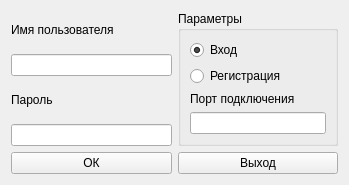
<?xml version="1.0" encoding="UTF-8"?>
<ui version="4.0">
 <class>Form</class>
 <widget class="QWidget" name="Form">
  <property name="geometry">
   <rect>
    <x>0</x>
    <y>0</y>
    <width>349</width>
    <height>180</height>
   </rect>
  </property>
  <property name="windowTitle">
   <string>Form</string>
  </property>
  <layout class="QVBoxLayout" name="verticalLayout_4">
   <item>
    <layout class="QVBoxLayout" name="verticalLayout_3">
     <item>
      <layout class="QHBoxLayout" name="horizontalLayout_3">
       <item>
        <layout class="QHBoxLayout" name="horizontalLayout">
         <item>
          <layout class="QVBoxLayout" name="verticalLayout_2">
           <item>
            <widget class="QLabel" name="label">
             <property name="text">
              <string>Имя пользователя</string>
             </property>
            </widget>
           </item>
           <item>
            <widget class="QLineEdit" name="usernameEdit"/>
           </item>
           <item>
            <widget class="QLabel" name="label_2">
             <property name="text">
              <string>Пароль</string>
             </property>
            </widget>
           </item>
           <item>
            <widget class="QLineEdit" name="passwordEdit">
             <property name="echoMode">
              <enum>QLineEdit::Password</enum>
             </property>
            </widget>
           </item>
          </layout>
         </item>
        </layout>
       </item>
       <item>
        <widget class="QGroupBox" name="groupBox">
         <property name="title">
          <string>Параметры</string>
         </property>
         <layout class="QVBoxLayout" name="verticalLayout">
          <item>
           <widget class="QRadioButton" name="loginRadio">
            <property name="text">
             <string>Вход</string>
            </property>
            <property name="checked">
             <bool>true</bool>
            </property>
           </widget>
          </item>
          <item>
           <widget class="QRadioButton" name="registrationRadio">
            <property name="text">
             <string>Регистрация</string>
            </property>
           </widget>
          </item>
          <item>
           <widget class="QLabel" name="label_3">
            <property name="text">
             <string>Порт подключения</string>
            </property>
           </widget>
          </item>
          <item>
           <widget class="QLineEdit" name="portEdit"/>
          </item>
         </layout>
        </widget>
       </item>
      </layout>
     </item>
     <item>
      <layout class="QHBoxLayout" name="horizontalLayout_2">
       <item>
        <widget class="QPushButton" name="okButton">
         <property name="text">
          <string>ОК</string>
         </property>
        </widget>
       </item>
       <item>
        <widget class="QPushButton" name="exitButton">
         <property name="text">
          <string>Выход</string>
         </property>
        </widget>
       </item>
      </layout>
     </item>
    </layout>
   </item>
  </layout>
 </widget>
 <resources/>
 <connections/>
</ui>
